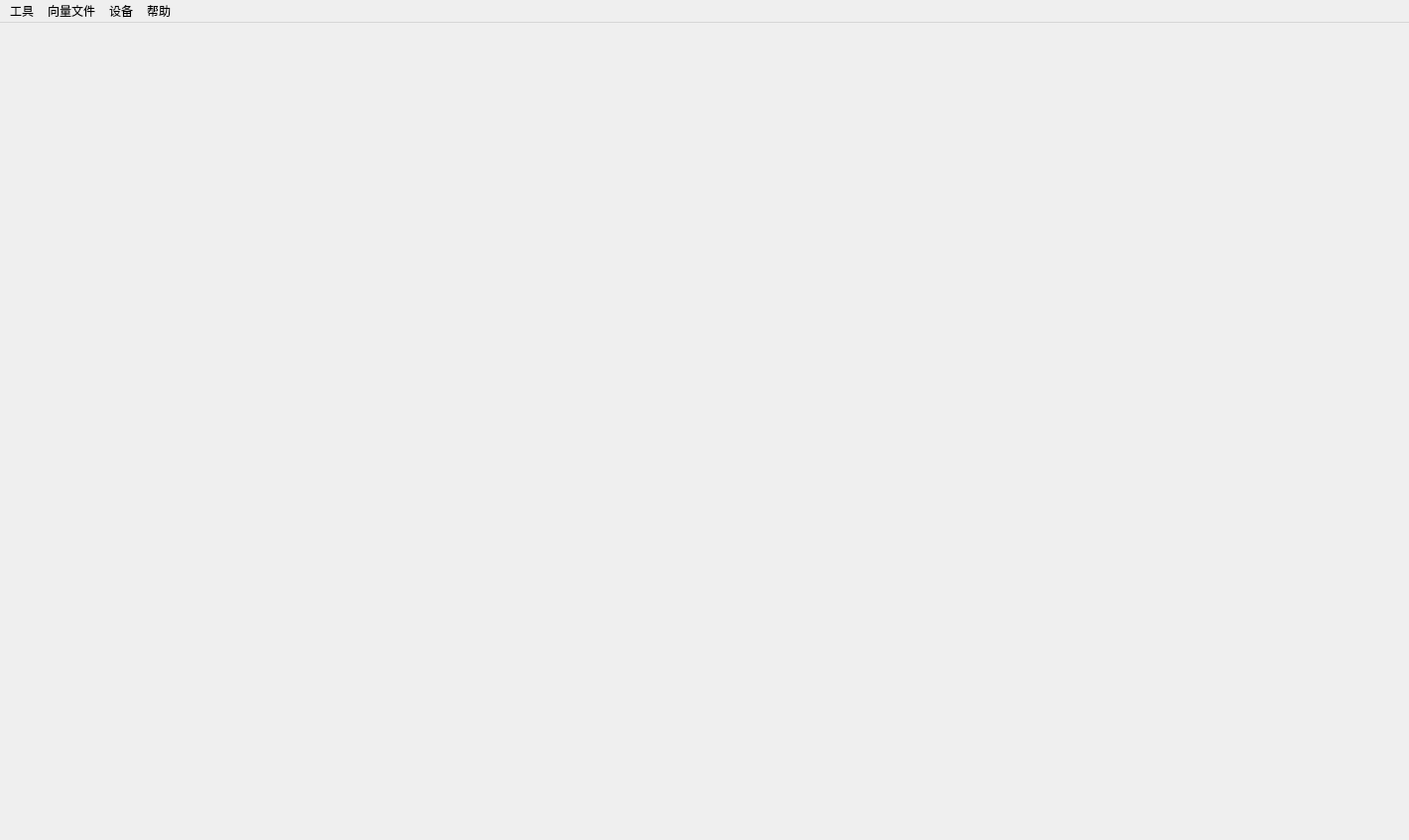
<?xml version="1.0" encoding="UTF-8"?>
<ui version="4.0">
 <class>MainWindow</class>
 <widget class="QMainWindow" name="MainWindow">
  <property name="geometry">
   <rect>
    <x>0</x>
    <y>0</y>
    <width>1420</width>
    <height>847</height>
   </rect>
  </property>
  <property name="windowTitle">
   <string>MainWindow</string>
  </property>
  <widget class="QWidget" name="centralWidget"/>
  <widget class="QMenuBar" name="menuBar">
   <property name="geometry">
    <rect>
     <x>0</x>
     <y>0</y>
     <width>1420</width>
     <height>23</height>
    </rect>
   </property>
   <widget class="QMenu" name="menuPatternFile">
    <property name="title">
     <string>向量文件</string>
    </property>
    <addaction name="actionStil"/>
    <addaction name="actionEVCD"/>
    <addaction name="actionVCD"/>
   </widget>
   <widget class="QMenu" name="menuDevices">
    <property name="title">
     <string>设备</string>
    </property>
    <widget class="QMenu" name="menuDOscilloscope">
     <property name="title">
      <string>数字示波器</string>
     </property>
     <addaction name="actionSDS6034"/>
    </widget>
    <widget class="QMenu" name="menuDCPower">
     <property name="title">
      <string>直流电源</string>
     </property>
     <addaction name="actionUDP6730"/>
    </widget>
    <widget class="QMenu" name="menuSigSource">
     <property name="title">
      <string>信号源</string>
     </property>
     <addaction name="actionUTG4082"/>
    </widget>
    <widget class="QMenu" name="menuELoad">
     <property name="title">
      <string>电子负载</string>
     </property>
     <addaction name="actionUTL8512"/>
    </widget>
    <addaction name="actionDigitalBoard"/>
    <addaction name="menuSigSource"/>
    <addaction name="menuDOscilloscope"/>
    <addaction name="menuDCPower"/>
    <addaction name="menuELoad"/>
   </widget>
   <widget class="QMenu" name="menuTools">
    <property name="title">
     <string>工具</string>
    </property>
    <addaction name="actionPinMap"/>
    <addaction name="actionTiming"/>
    <addaction name="actionPattern"/>
   </widget>
   <widget class="QMenu" name="menuHelp">
    <property name="title">
     <string>帮助</string>
    </property>
   </widget>
   <addaction name="menuTools"/>
   <addaction name="menuPatternFile"/>
   <addaction name="menuDevices"/>
   <addaction name="menuHelp"/>
  </widget>
  <action name="actionStil">
   <property name="text">
    <string>STIL</string>
   </property>
  </action>
  <action name="actionEVCD">
   <property name="text">
    <string>EVCD</string>
   </property>
  </action>
  <action name="actionVCD">
   <property name="text">
    <string>VCD</string>
   </property>
  </action>
  <action name="actionPinMap">
   <property name="text">
    <string>PinMap</string>
   </property>
  </action>
  <action name="actionTiming">
   <property name="text">
    <string>Timing</string>
   </property>
  </action>
  <action name="actionPattern">
   <property name="text">
    <string>Pattern</string>
   </property>
  </action>
  <action name="actionDigitalBoard">
   <property name="text">
    <string>数字板卡</string>
   </property>
  </action>
  <action name="actionSDS6034">
   <property name="text">
    <string>SDS6034</string>
   </property>
  </action>
  <action name="actionUDP6730">
   <property name="text">
    <string>UDP6730</string>
   </property>
  </action>
  <action name="actionUTG4082">
   <property name="text">
    <string>UTG4082</string>
   </property>
  </action>
  <action name="actionUTL8512">
   <property name="text">
    <string>UTL8512</string>
   </property>
  </action>
 </widget>
 <layoutdefault spacing="6" margin="11"/>
 <resources/>
 <connections/>
</ui>
